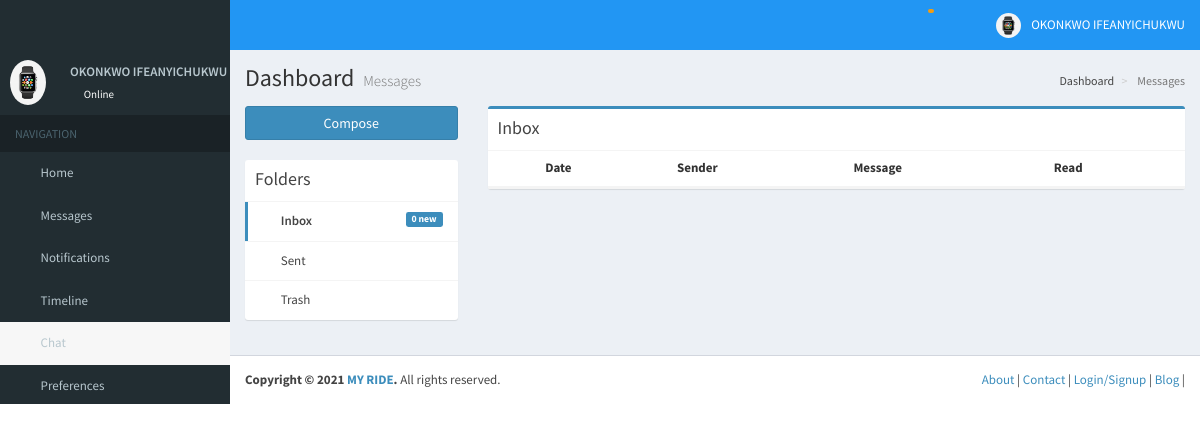
The page /user/dashboard/messages/ (signed in) on the database its author committed.
### carapp/models.py (models this page shows, shortened)
class CustomUser(AbstractBaseUser, PermissionsMixin):
    username = models.CharField(_('username'), max_length=30, unique=True,
                                help_text=_('Required. 30 characters or fewer. Letters, numbers and '
                                            '@/./+/-/_ characters'),
                                validators=[
                                    validators.RegexValidator(re.compile(
                                        '^[\w.@+-]+$'), _('Enter a valid username.'), 'invalid')
                                ])
    full_name = models.CharField(_('full name'), max_length=254, blank=False)
    short_name = models.CharField(_('short name'), max_length=30, blank=True)
    choices = (('Male', 'Male'), ('Female', 'Female'))
    sex = models.CharField(_('sex'), max_length=30, blank=False, choices=choices)
    email = models.EmailField(_('email address'), max_length=254, unique=True)
    phone_number = models.CharField(_('phone number'), max_length=20, validators=[
        validators.RegexValidator(re.compile(
            '^[0-9]+$'), _('Only numbers are allowed.'), 'invalid')
    ])
    user_choices = (('Driver', 'Driver'), ('Passenger', 'Passenger'))
    user_type = models.CharField(_('user type'), max_length=30, blank=False, choices=user_choices)
    address = models.TextField(_('location'), max_length=400, blank=False)
    is_staff = models.BooleanField(_('staff status'), default=False,
                                   help_text=_('Designates whether the user can log into this admin '
                                               'site.'))
    is_verified = models.BooleanField(_('user verified'), default=False,
                                      help_text=_('Designates whether the user is a vershified user'))
    is_active = models.BooleanField(_('active'), default=True,
                                    help_text=_('Designates whether this user should be treated as '
                                                'active. Unselect this instead of deleting accounts.'))
    date_joined = models.DateTimeField(_('date joined'), default=timezone.now)
    objects = UserManager()
    USERNAME_FIELD = 'username'
    REQUIRED_FIELDS = ['email']
    class Meta:
        verbose_name = _('user')
        verbose_name_plural = _('users')
    def get_absolute_url(self):
        return "/profile/%s" % self.username
    def get_no_messages(self):
        number = Message.objects.filter(recipient=self, read=False)
        if number.count() > 0:
            return number.count()
        else:
            return None
    def get_profile(self):
        profile = Profile.objects.get(user=self)
        return profile

class Profile(models.Model):
    user = models.OneToOneField(CustomUser, related_name='profile', on_delete=models.CASCADE, unique=True)
    picture = models.ImageField(blank=True, default='user.png')
    education = models.TextField(blank=True)
    work = models.TextField(blank=True)
    social_facebook = models.CharField(max_length=256, blank=True)
    social_twitter = models.CharField(max_length=256, blank=True)
    social_instagram = models.CharField(max_length=256, blank=True)
    bio = models.TextField(blank=True)
    is_public = models.BooleanField(default=False)

### carapp/views.py (the view)
# urls.py: path('user/dashboard/messages/', views.messages, name='dashboard_messages'),
@login_required
def messages(request):
    messages = Message.objects.filter(recipient=request.user,deleted=False).order_by('date').reverse()
    context = {
        'messages':messages,
    }
    return render(request,'app/dashboard/dashboard_messages.html',context)

### carapp/templates/app/dashboard/dashboard_messages.html (shortened to what this page needs)
{% extends 'app/dashboard/dashboard_template.html' %}
{% load humanize %}
{% block heading %}
    <section class="content-header">
        <h1>
            Dashboard
            <small>Messages</small>
        </h1>
        <ol class="breadcrumb">
            <li><a href="{% url 'app:dashboard' %}"><i class="fa fa-dashboard"></i>Dashboard</a></li>
            <li class="active">&nbsp;Messages</li>
        </ol>
    </section>
{% endblock %}
{% block content %}
    <section class="content">
        <div class="row">
            <div class="col-md-3">
                <a href="{% url 'app:dashboard_messages_compose' %}" class="btn btn-primary btn-block margin-bottom">Compose</a>
                <div class="box box-solid">
                    <div class="box-header with-border">
                        <h3 class="box-title">Folders</h3>
                        <div class="box-tools">
                            <button type="button" class="btn btn-box-tool" data-widget="collapse"><i
                                    class="fa fa-minus"></i>
                            </button>
                        </div>
                    </div>
                    <div class="box-body no-padding">
                        <ul class="nav nav-pills nav-stacked">
                            <li class="active"><a href="#"><i class="fa fa-inbox"></i> Inbox
                                <span class="label label-primary pull-right">{{ request.user.get_no_messages|default_if_none:'0 new' }}</span></a></li>
                            <li><a href="{% url 'app:dashboard_sent' %}"><i class="fa fa-envelope-o"></i> Sent</a></li>
                            <li><a href="{% url 'app:dashboard_junk' %}"><i class="fa fa-trash-o"></i> Trash</a></li>
                        </ul>
                    </div>
                </div>
            </div>
            <div class="col-md-9">
                <div class="box box-primary">
                    <div class="box-header with-border">
                        <h3 class="box-title">Inbox</h3>
                    </div>
                    <div class="box-body no-padding">
                            <table class="table table-responsive table-hover table-striped" id="mail_table">
                                <thead>
                                <tr>
                                    <th></th>
                                    <th aria-sort="descending">Date</th>
                                    <th>Sender</th>
                                    <th>Message</th>
                                    <th>Read</th>
                                </tr>
                                </thead>
                            </table>
                    </div>
                    <div class="box-footer no-padding">
                    </div>
                </div>
            </div>
        </div>
    </section>
{% endblock %}

### carapp/templates/app/dashboard/dashboard_template.html (shortened to what this page needs)
<!DOCTYPE html>
{% load static %}
<html>
<head>
    <link rel="stylesheet" href="{% static "app/bootstrap/css/bootstrap.min.css" %}">
    <link rel="stylesheet" href="{% static "app/dist/css/AdminLTE.min.css" %}">
    <link rel="stylesheet" href="{% static "app/dist/css/skins/app-skin.css" %}">
    <link rel="stylesheet" href="{% static "app/plugins/iCheck/flat/blue.css" %}">
    <link rel="stylesheet" href="{% static "app/plugins/datatables/dataTables.bootstrap.css" %}">
    <link rel="stylesheet" href="{% static 'app/plugins/bootstrap-wysihtml5/bootstrap3-wysihtml5.min.css' %}">
    <link rel="stylesheet" href="{% static "app/plugins/datepicker/datepicker3.css" %}">
    <link type="text/css" href={% static 'app/css/font-awesome.min.css' %} rel="stylesheet">
</head>
<body class="hold-transition skin-blue sidebar-mini">
<div class="wrapper">
    {% load static notifications_tags %}
    {% load humanize %}
    <header class="main-header">
        <nav class="navbar navbar-static-top" role="navigation">
            <a href="#" class="sidebar-toggle" data-toggle="offcanvas" role="button">
            </a>
            <div class="navbar-custom-menu">
                <ul class="nav navbar-nav">
                    <li class="dropdown messages-menu">
                        <a href="#" class="dropdown-toggle" data-toggle="dropdown">
                            <i class="fa fa-envelope-o"></i>
                        </a>
                    </li>
                    <li class="dropdown notifications-menu">
                        <a href="#" class="dropdown-toggle" data-toggle="dropdown">
                            <i class="fa fa-bell-o"></i>
                            <span class="label label-warning">  </span>
                        </a>
                    </li>
                    <li class="dropdown tasks-menu">
                        <a href="{% url 'app:preferences' %}">
                            <i class="glyphicon glyphicon-cog"></i>
                        </a>
                    </li>
                    <li class="dropdown user user-menu">
                        <a href="#" class="dropdown-toggle" data-toggle="dropdown">
                            <img src="{{ request.user.get_profile.picture.url }}" class="user-image" alt="User Image">
                            <span class="hidden-xs">{{ request.user.full_name|default:'Profile' }}
                            </span>
                        </a>
                    </li>
                </ul>
            </div>
        </nav>
    </header>
    <aside class="main-sidebar hidden-print">
        <section class="sidebar">
            <div class="user-panel">
                <div class="pull-left image">
                    <img src="{{ request.user.get_profile.picture.url }}" height="45px" class="img-circle" alt="User Image">
                </div>
                <div class="pull-left info">
                    <p><a href="{{ request.user.get_absolute_url }}">{{ request.user.full_name }}
                    </a></p>
                    <a href="#"><i class="fa fa-circle text-success"></i> Online</a>
                </div>
            </div>
            <ul class="sidebar-menu">
                <li class="header">NAVIGATION</li>
                <li class="#"><a href="{% url 'app:index' %}"><i class="fa fa-home"></i> <span>Home</span></a></li>
                <li><a href="{% url 'app:dashboard_messages' %}"><i class="fa fa-envelope"></i> <span>Messages</span></a></li>
                <li><a href="{% url 'app:dashboard_notifications' %}"><i class="fa fa-bell"></i> <span>Notifications</span></a></li>
                <li><a href="{% url 'app:dashboard_timeline' %}"><i class="fa fa-history"></i> <span>Timeline</span></a></li>
                <li class="bg-gray-light"><a ><i class="fa fa-comments"></i> <span>Chat</span></a></li>
                <li><a href="{% url 'app:preferences' %}"><i class="glyphicon glyphicon-cog"></i> <span>Preferences</span></a></li>
            </ul>
        </section>
    </aside>
    <div class="content-wrapper">
        {% block heading %}
        {% endblock %}
        {% block content %}
        {% endblock %}
    </div>
    <footer class="main-footer">
        <div class="pull-right hidden-xs">
            <a href="{% url 'app:about' %}">About</a> |
            <a href="{% url 'app:contact' %}">Contact</a> |
            <a href="{% url 'app:login' %}">Login/Signup</a> |
            <a href="http://www.wisemanjasper.com">Blog</a> |
        </div>
        <strong>Copyright &copy; 2021 <a href="{% url 'app:about' %}">MY RIDE</a>.</strong> All rights reserved.
    </footer>
</div>
</body>
</html>

### rows shown on the page
CustomUser: user.get_profile.picture (picture), user.full_name "OKONKWO IFEANYICHUKWU", user.get_no_messages "0 new"
